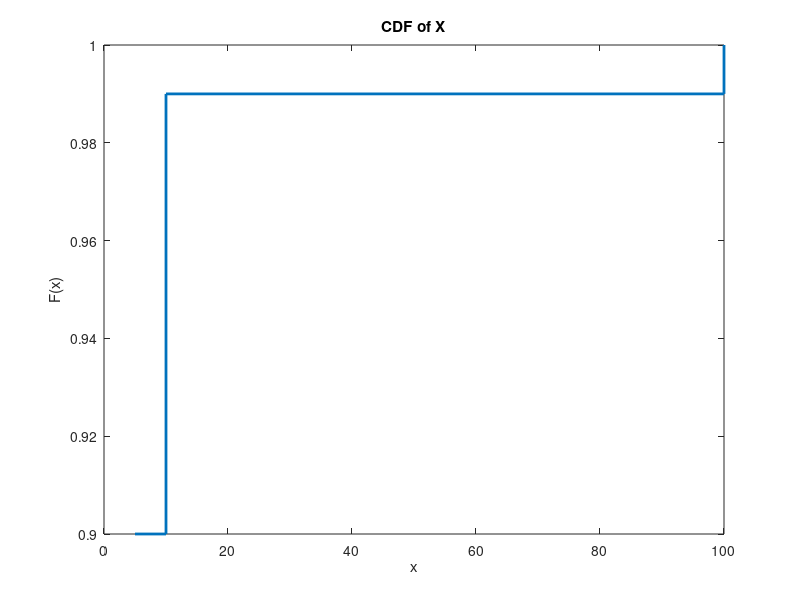

Reproduce this figure in MATLAB.
x = [5 10 100];
pmf = [0.9 0.09 0.01];

% Cumulative Distribution Function
cdf = cumsum(pmf);

% CDF
stairs(x, cdf, 'LineWidth', 2)
    
xlabel('x')
ylabel('F(x)')
title('CDF of X')
